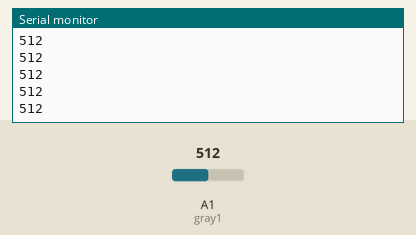
Recording of a sketch running on a simulated Arduino Uno, built with avr-gcc and run on an emulated ATmega328P. Shown: the last lines printed to the serial monitor. The test bench sets the inputs (shaded band); at power-on: A1 (gray1) = 512.

Above: at 1.2 s.
1.3 s: A1 (gray1) set to 716
At 2.3 s:
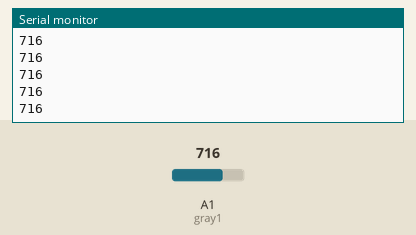
2.8 s: A1 (gray1) set to 900
At 3.8 s:
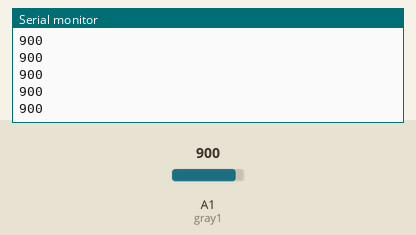
Timing chart, 0 to 5.8 s (numbered marks = the images above; inputs shaded):
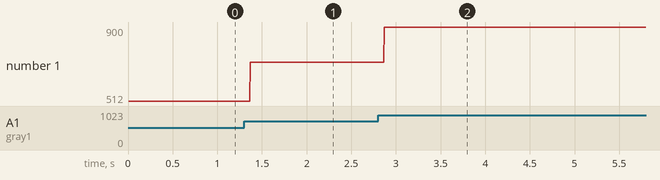

The sketch:

gray.ino
```cpp
const int gray1=A1;//灰度传感器GR1
int graynum1;//灰度传感器返回数值

void setup() {
  // put your setup code here, to run once:
  Serial.begin(9600);
  Serial.println("Senesor:");
  pinMode(gray1,INPUT);//灰度传感器GR1
}

void loop() {
  // put your main code here, to run repeatedly:
  Gray1();
  Serial.print(Gray1());
  Serial.println();
}

int Gray1()
{
  int level1=0;
  graynum1=analogRead(1);
  level1=graynum1;
  return level1;
}
```

Measured:
- after the input at 1.3 s, the serial monitor: prints a new line after 0.07 s (image 1)
- after the input at 2.8 s, the serial monitor: prints a new line after 0.07 s (image 2)
- plotted number 1: 512 → 716 after the input at 1.3 s, 716 → 900 after the input at 2.8 s
